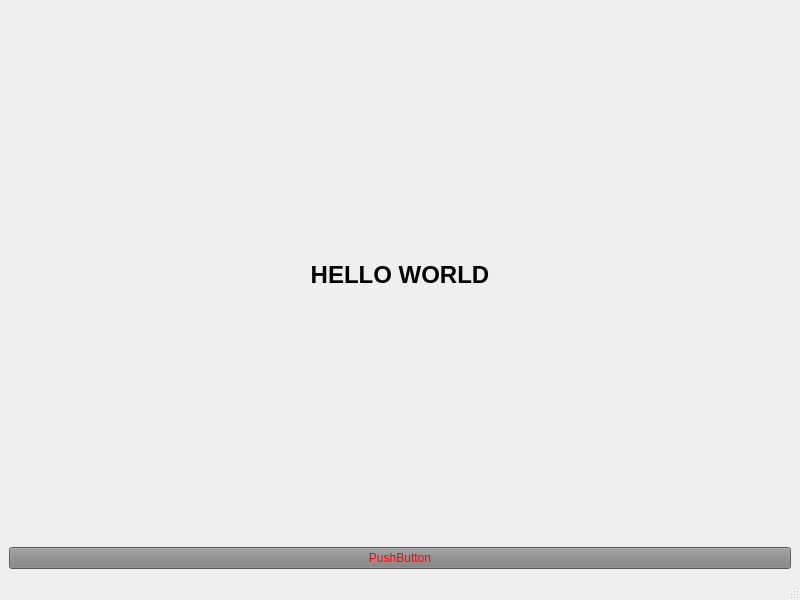
<?xml version="1.0" encoding="UTF-8"?>
<ui version="4.0">
 <class>MainWindow</class>
 <widget class="QMainWindow" name="MainWindow">
  <property name="geometry">
   <rect>
    <x>0</x>
    <y>0</y>
    <width>800</width>
    <height>600</height>
   </rect>
  </property>
  <property name="windowTitle">
   <string>MainWindow</string>
  </property>
  <widget class="QWidget" name="centralwidget">
   <layout class="QVBoxLayout" name="verticalLayout">
    <item>
     <widget class="QLabel" name="label">
      <property name="font">
       <font>
        <pointsize>18</pointsize>
        <weight>75</weight>
        <bold>true</bold>
       </font>
      </property>
      <property name="text">
       <string>HELLO WORLD</string>
      </property>
      <property name="alignment">
       <set>Qt::AlignCenter</set>
      </property>
     </widget>
    </item>
    <item>
     <widget class="QPushButton" name="pushButton">
      <property name="styleSheet">
       <string notr="true">color:red;background:gray;;</string>
      </property>
      <property name="text">
       <string>PushButton</string>
      </property>
     </widget>
    </item>
   </layout>
  </widget>
  <widget class="QMenuBar" name="menubar">
   <property name="geometry">
    <rect>
     <x>0</x>
     <y>0</y>
     <width>800</width>
     <height>26</height>
    </rect>
   </property>
  </widget>
  <widget class="QStatusBar" name="statusbar"/>
 </widget>
 <resources/>
 <connections/>
</ui>
